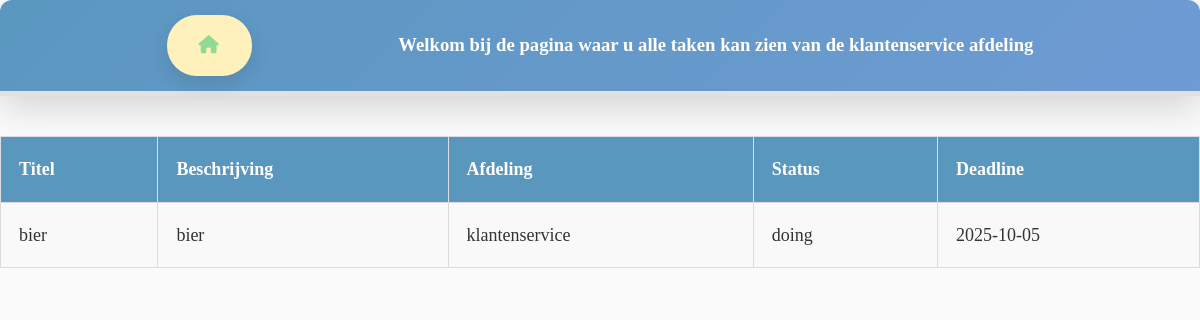
Page /departments/klantenservice.php (signed in) on the committed database.
### tables this page shows
CREATE TABLE IF NOT EXISTS `taken` (
  `id` int NOT NULL AUTO_INCREMENT,
  `beschrijving` text NOT NULL,
  `afdeling` varchar(255) NOT NULL,
  `status` varchar(50) DEFAULT 'to-do',
  `title` varchar(50) DEFAULT NULL,
  `deadline` date DEFAULT NULL,
  PRIMARY KEY (`id`)
);

### departments/klantenservice.php (the view, shortened to what this page needs)
<!DOCTYPE html>
<html lang="en">
<head>
    <link rel="stylesheet" href="../public_html/css/main.css">
    <?php require_once "../resources/views/components/head.php"; ?>
</head>
<body>
    <header>
        <div class="wrapper">
            <div class="alignment">
                <div class="home-icon">
                    <a href="../index.php"><i class="fa-solid fa-house"></i></a>
                </div>
                <div class="header-tekst">
                    <h3>Welkom bij de pagina waar u alle taken kan zien van de klantenservice afdeling</h3>
                </div>
            </div>
        </div>
    </header>
<?php
    require_once __DIR__.'/../config/conn.php';
    $afdeling = 'klantenservice';
    $query = "SELECT title, afdeling, beschrijving, status, deadline
              FROM taken
              WHERE afdeling = :afdeling";
    $statement = $conn->prepare($query);
    $statement->bindParam(':afdeling', $afdeling);
    $statement->execute();
    $tasks = $statement->fetchAll(PDO::FETCH_ASSOC);
    ?>
    <table>
            <tr>
                <th>Titel</th>
                <th>Beschrijving</th>
                <th>Afdeling</th>
                <th>Status</th>
                <th>Deadline</th>
            </tr>
        <?php foreach($tasks as $task):  ?>
            <tr>
                <td><p><?php echo($task['title']);?></p></td>
                <td><p><?php echo($task['beschrijving']);?></p></td>
                <td><p><?php echo($task['afdeling']);?></p></td>
                <td><p><?php echo($task['status']);?></p></td>
                <td><p><?php echo($task['deadline']);?></p></td>
            </tr>
        <?php endforeach; ?>
        </table>
</body>
</html>

### public_html/css/main.css (style rules this page uses)
* { margin: 0; padding: 0; box-sizing: border-box; }
body { font-family: 'Lora', serif; background-color: #fafafa; color: #333; line-height: 1.6; font-size: 16px; padding: 0; animation: fadeIn 1.5s ease-out; }
header { background: linear-gradient(135deg, #5a97bf, #6f9bd4); color: white; text-align: center; padding: 15px 20px; position: relative; border-bottom: 5px solid #e1e1e1; box-shadow: 0 12px 35px rgba(0, 0, 0, 0.15); border-radius: 12px 12px 0 0; }
.alignment { display: flex; justify-content: space-evenly; align-items: center; flex-direction: row; }
a { text-decoration: none; font-weight: 700; text-transform: uppercase; letter-spacing: 1px; color: #92d993; padding: 16px 32px; background-color: #fff1bb; border-radius: 30px; display: inline-block; font-size: 18px; transition: all 0.3s ease; box-shadow: 0 8px 20px rgba(0, 0, 0, 0.1); }
table { width: 100%; border-collapse: collapse; margin-top: 40px; }
th, td { padding: 18px; border: 1px solid #ddd; text-align: left; font-size: 18px; }
th { background-color: #5a97bf; color: white; font-weight: bold; }
td { background-color: #f9f9f9; }

### rows in the picture
taken: title "bier", beschrijving "bier", afdeling "klantenservice", status "doing", deadline "2025-10-05"
